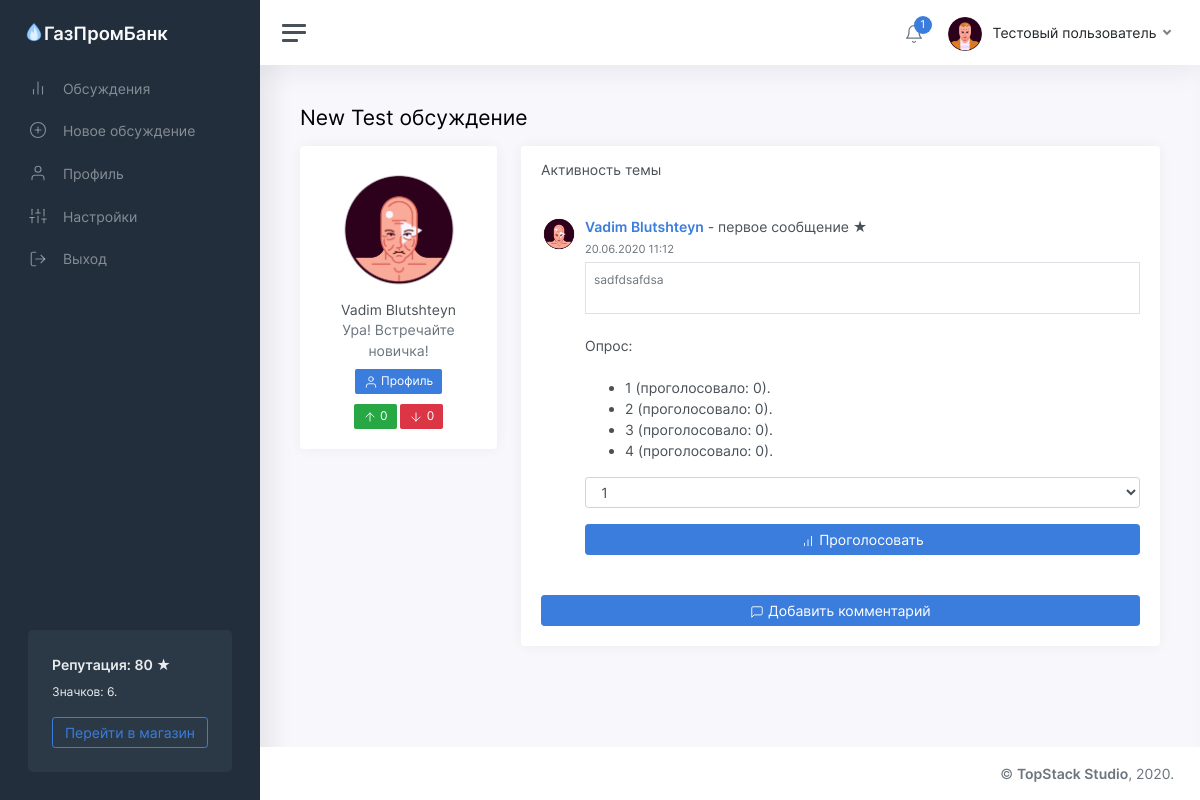
The app's page /thread/8 (signed in) with its own data.
### tables this page shows
CREATE TABLE "users" (
	"id"	INTEGER NOT NULL UNIQUE,
	"password"	TEXT NOT NULL,
	"email"	TEXT NOT NULL UNIQUE,
	"status"	TEXT NOT NULL,
	"rating"	INTEGER NOT NULL,
	"moderator"	INTEGER,
	"blocked"	INTEGER,
	"description"	TEXT,
	"name"	TEXT NOT NULL,
	"avatar"	INTEGER,
	"badges"	TEXT,
	PRIMARY KEY("id")
);

CREATE TABLE "threads" (
	"id"	INTEGER NOT NULL UNIQUE,
	"owner"	INTEGER NOT NULL,
	"title"	TEXT NOT NULL,
	"content"	TEXT,
	"date"	INTEGER,
	"up"	INTEGER,
	"down"	INTEGER,
	"views"	INTEGER,
	"status"	TEXT,
	PRIMARY KEY("id")
);

### app/views.py (the view)
@app.route('/thread/<identifier>')
def showThread(identifier):
	user = getUser(session['id'])
	thread = getThread(identifier)
	if thread:
		author = getUser(thread['owner'])
		survey = getSurvey(identifier)
		voiced = isVoiced('poll', identifier, user['id'])
		if thread['status'] == 'deleted':
			if user['id'] == thread['owner'] or user['moderator']:
				return render_template('thread.html', thread=thread, user=user, author=author, comments=getComments(identifier), message='deleted', survey=survey, voiced=voiced)
			return redirect('/threads?from=no_access')
		return render_template('thread.html', thread=thread, user=user, author=author, comments=getComments(identifier), message=request.args.get('from'), survey=survey, voiced=voiced)
	return redirect('/threads?from=not_found')

### app/functions.py (called while the page is built)
def getUser(identifier):
	conn = sqlite3.connect(db_path)
	conn.row_factory = sqlite3.Row
	cursor = conn.cursor()
	cursor.execute('SELECT * FROM users where id="%s"' % identifier)
	user = cursor.fetchone()
	if user:
		user = dict(user)
		user['badges'] = json.loads(user['badges'])
		user['notifications'] = getNotifications(identifier)
	return user

def statusToText(status):
	return statuses[status]

def fromTimestamp(timestamp):
	return datetime.utcfromtimestamp(timestamp + 3600 * 3).strftime('%d.%m.%Y %H:%M')

def getThread(identifier):
	conn = sqlite3.connect(db_path)
	conn.row_factory = sqlite3.Row
	cursor = conn.cursor()
	cursor.execute('UPDATE threads SET views=views+1 WHERE id="%s"' % identifier)
	conn.commit()
	cursor.execute('SELECT * FROM threads WHERE id="%s"' % identifier)
	thread = cursor.fetchone()
	if thread:
		thread = dict(thread)
		thread['viewed_status'] = statusToText(thread['status'])
		thread['date'] = fromTimestamp(thread['date'])
	return thread

def getComments(thread_id):
	conn = sqlite3.connect(db_path)
	conn.row_factory = sqlite3.Row
	cursor = conn.cursor()
	cursor.execute('SELECT * FROM comments WHERE thread_id=%s' % thread_id)
	comments = cursor.fetchall()
	for x in range(len(comments)):
		comments[x] = dict(comments[x])
		comments[x]['date'] = fromTimestamp(comments[x]['date'])
		author = getUser(comments[x]['owner'])
		comments[x]['author_name'] = author['name']
		comments[x]['author_avatar'] = author['avatar']
	return comments

def isVoiced(target, identifier, owner):
	conn = sqlite3.connect(db_path)
	cursor = conn.cursor()
	cursor.execute('SELECT * FROM voices WHERE target="%s" AND id=%s AND owner=%s' % (target, identifier, owner))
	if cursor.fetchone() == None:
		return False
	return True

def getNotifications(user_id):
	conn = sqlite3.connect(db_path)
	conn.row_factory = sqlite3.Row
	cursor = conn.cursor()
	cursor.execute('SELECT * FROM notifications WHERE owner=%s' % user_id)
	notifications = cursor.fetchall()
	for x in range(len(notifications)):
		notifications[x] = dict(notifications[x])
		notifications[x]['date'] = fromTimestamp(notifications[x]['date'])
	notifications.reverse()
	return notifications

def getSurvey(thread_id):
	conn = sqlite3.connect(db_path)
	cursor = conn.cursor()
	cursor.execute('SELECT variants FROM polls WHERE thread_id=%s' % thread_id)
	survey = cursor.fetchone()
	if survey:
		survey = json.loads(survey[0])
	return survey

### templates/thread.html (shortened to what this page needs)
<!DOCTYPE html>
<html lang="ru">
	<head>
		<link href="/static/css/app.css" rel="stylesheet">
	</head>
	<body>
		<div class="wrapper">
			<nav id="sidebar" class="sidebar">
				<div class="sidebar-content js-simplebar">
					<a class="sidebar-brand" href="index.html">
					<span class="align-middle"><img src="/static/img/icons/favicon.png" style="width: 20px; margin-bottom: 5px;"><div style="display: inline-block;">ГазПромБанк</div></span>
					</a>
					<ul class="sidebar-nav">
						<li class="sidebar-item">
							<a class="sidebar-link" href="/threads">
							<i class="align-middle" data-feather="bar-chart-2"></i> <span class="align-middle">Обсуждения</span>
							</a>
						</li>
						<li class="sidebar-item">
							<a class="sidebar-link" href="/threads/new">
							<i class="align-middle" data-feather="plus-circle"></i> <span class="align-middle">Новое обсуждение</span>
							</a>
						</li>
						<li class="sidebar-item">
							<a class="sidebar-link" href="/profile">
							<i class="align-middle" data-feather="user"></i> <span class="align-middle">Профиль</span>
							</a>
						</li>
						<li class="sidebar-item">
							<a class="sidebar-link" href="/settings">
							<i class="align-middle" data-feather="sliders"></i> <span class="align-middle">Настройки</span>
							</a>
						</li>
						<li class="sidebar-item">
							<a class="sidebar-link" href="/logout">
							<i class="align-middle" data-feather="log-out"></i> <span class="align-middle">Выход</span>
							</a>
						</li>
					</ul>
					<div class="sidebar-cta">
						<div class="sidebar-cta-content">
							<strong class="d-inline-block mb-2">Репутация: {{user.rating}} &#9733;</strong>
							<div class="mb-3 text-sm">
								Значков: {{user.badges.__len__()}}.
							</div>
							<a href="/shop" class="btn btn-outline-primary btn-block">Перейти в магазин</a>
						</div>
					</div>
				</div>
			</nav>
			<div class="main">
				<nav class="navbar navbar-expand navbar-light navbar-bg">
					<a class="sidebar-toggle d-flex">
					<i class="hamburger align-self-center"></i>
					</a>
					<div class="navbar-collapse collapse">
						<ul class="navbar-nav navbar-align">
							<li class="nav-item dropdown">
								<a class="nav-icon dropdown-toggle" href="#" id="alertsDropdown" data-toggle="dropdown">
									<div class="position-relative">
										<i class="align-middle" data-feather="bell"></i>
										<span class="indicator">{{user.notifications.__len__()}}</span>
									</div>
								</a>
							</li>
							<li class="nav-item dropdown">
								<a class="nav-link dropdown-toggle d-none d-sm-inline-block" href="#" data-toggle="dropdown">
								<img src="/static/img/avatars/{{user.avatar}}.png" class="avatar img-fluid rounded mr-1"/> <span class="text-dark">{{user.name}}</span>
								</a>
							</li>
						</ul>
					</div>
				</nav>
	            <main class="content">
	               <div class="container-fluid p-0">
	                  <h1 class="h3 mb-3">{{thread.title}}</h1>
	                  <div class="row">
	                     <div class="col-md-4 col-xl-3">
	                        <div class="card mb-3">
	                           <div class="card-body text-center">
	                              <img src="/static/img/avatars/{{author.avatar}}.png" class="img-fluid rounded-circle mb-2" width="128" height="128" />
	                              <h5 class="card-title mb-0">{{author.name}}</h5>
	                              <div class="text-muted mb-2">{{author.status}}</div>
	                              <div>
	                                 <a class="btn btn-primary btn-sm" href="/profile/{{author.id}}"><span data-feather="user"></span> Профиль</a>
	                              </div>
	                              <div style="padding-top: 10px;">
	                                 <a class="btn btn-success btn-sm" href="/voice/up/thread/{{thread.id}}"><span data-feather="arrow-up"></span> {{thread.up}}</a>
	                                 <a class="btn btn-danger btn-sm" href="/voice/down/thread/{{thread.id}}"><span data-feather="arrow-down"></span> {{thread.down}}</a>
	                              </div>
	                           </div>
	                        </div>
	                     </div>
	                     <div class="col-md-8 col-xl-9">
	                        <div class="card">
	                           <div class="card-header">
	                              <h5 class="card-title mb-0">Активность темы</h5>
	                           </div>
		                       <div class="card-body h-100">
	                              <div class="media">
	                                 <a href="/profile/{{author.id}}"><img src="/static/img/avatars/{{author.avatar}}.png" width="36" height="36" class="rounded-circle mr-2"></a>
	                                 <div class="media-body">
	                                    <strong><a href="/profile/{{author.id}}">{{author.name}}</a></strong> - первое сообщение &#9733;<br />
	                                    <small class="text-muted">{{thread.date}}</small>
	                                    <div class="border text-sm text-muted p-2 mt-1">
	                                       {{ thread.content|safe }}
	                                    </div>
	                                    {% if survey %}
		                                    <br>
		                                    <a>Опрос:</a>
		                                    <br><br>
		                                    <ul>
		                                    	{% for variant in survey.keys() %}
										          	<li>
										          		{{variant}} (проголосовало: {{survey[variant]}}).
										          	</li>
										        {% endfor %}
										    </ul>
										    {% if not voiced %}
			                                    <form action="/poll/{{thread.id}}" method="POST">
			                                    	<select class="form-control mb-3" name="variant">
			                                    	{% for variant in survey.keys() %}
											          	<option value="{{variant}}">{{variant}}</option>
											        {% endfor %}
											        </select>
											        <button type="submit" class="btn btn-primary btn-block"><span data-feather="bar-chart"></span> Проголосовать</button>
											    </form>
											{% endif %}
									    {% endif %}
	                                 </div>
	                              </div>
	                          </div>
		                        <div class="card-body">
	                            <a href="##" class="btn btn-primary btn-block" id="comment_button" onclick="document.getElementById('comment_button').style.display = 'none'; document.getElementById('comment_place').style.display = 'block';"><span data-feather="message-square"></span> Добавить комментарий</a></div>
		                        </div>
	                  </div>
	               </div>
	            </main>
				<footer class="footer">
					<div class="container-fluid">
						<div class="row text-muted">
							<div class="col-12 text-right">
								<p class="mb-0">
									<a href="https://topstack.dev" class="text-muted">&copy; <strong>TopStack Studio</strong></a>, 2020.
								</p>
							</div>
						</div>
					</div>
				</footer>
			</div>
		</div>
	</body>
</html>

### records on screen
users: rating "80", name "Тестовый пользователь"
threads: title "New Test обсуждение", up "0", down "0", content "sadfdsafdsa"
users: name "Vadim Blutshteyn", status "Ура! Встречайте новичка!"

### other values on screen
{{ user.badges.__len__() }} "6"
{{ user.notifications.__len__() }} "1"
{{ thread.date }} "20.06.2020 11:12"
{{ variant }} "1" "2" "3" "4"
{{ survey[variant] }} "0" "0" "0" "0"
form field variant "1"
